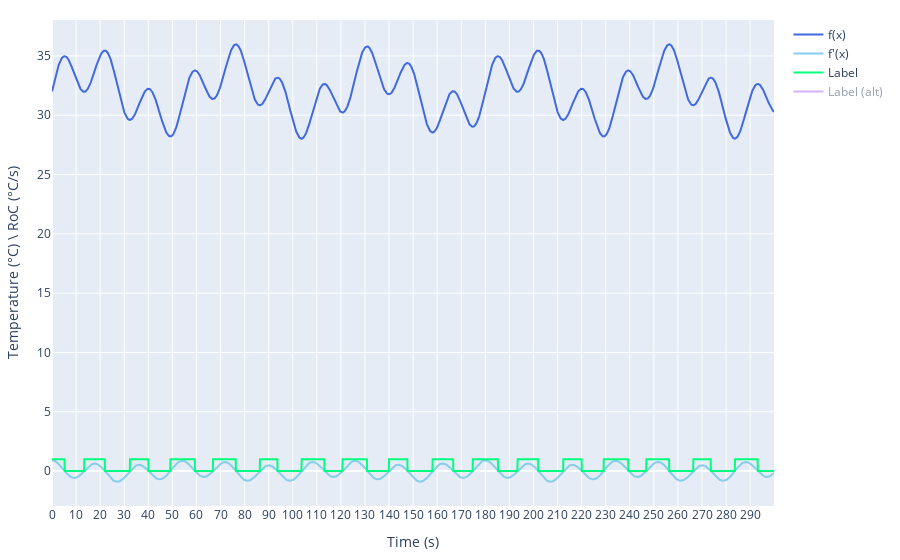

Notebook code cell kept with this figure:
### Code cell
# Mathematical representations
f, f_dot = symbolic_functions(
    frequencies, amplitudes, thetas, baseline=baseline, display_f=True, export_f=True)

# Plot derivative & labels
labels, labels_alt, fig_extra = stimuli_extra(f, f_dot, time, s_RoC=0.3)

# Analyze cooling segments
_ = cooling_segments(labels, sample_rate)

### Figure 1 — Plotly figure (JSON) as saved in the notebook; plotly's stock layout.template omitted (floating-point values rounded to 4 significant figures; data arrays with more than 128 entries replaced by an {"elided": "..."} marker saying what was removed)
{"data": [{"line": {"color": "royalblue"}, "name": "f(x)", "type": "scatter", "x": {"elided": "3000 float values"}, "y": {"elided": "3000 float values"}}, {"line": {"color": "skyblue"}, "name": "f'(x)", "type": "scatter", "x": {"elided": "3000 float values"}, "y": {"elided": "3000 float values"}}, {"line": {"color": "springgreen"}, "name": "Label", "type": "scatter", "x": {"elided": "3000 float values"}, "y": {"elided": "3000 int values"}}, {"name": "Label (alt)", "type": "scatter", "visible": "legendonly", "x": {"elided": "3000 float values"}, "y": {"elided": "3000 int values"}}], "layout": {"autosize": false, "margin": {"b": 20, "l": 20, "r": 20, "t": 20}, "width": 900, "xaxis": {"dtick": 10, "tick0": 0, "tickmode": "linear", "title": {"text": "Time (s)"}}, "yaxis": {"title": {"text": "Temperature (°C) \\ RoC (°C/s)"}}}}
